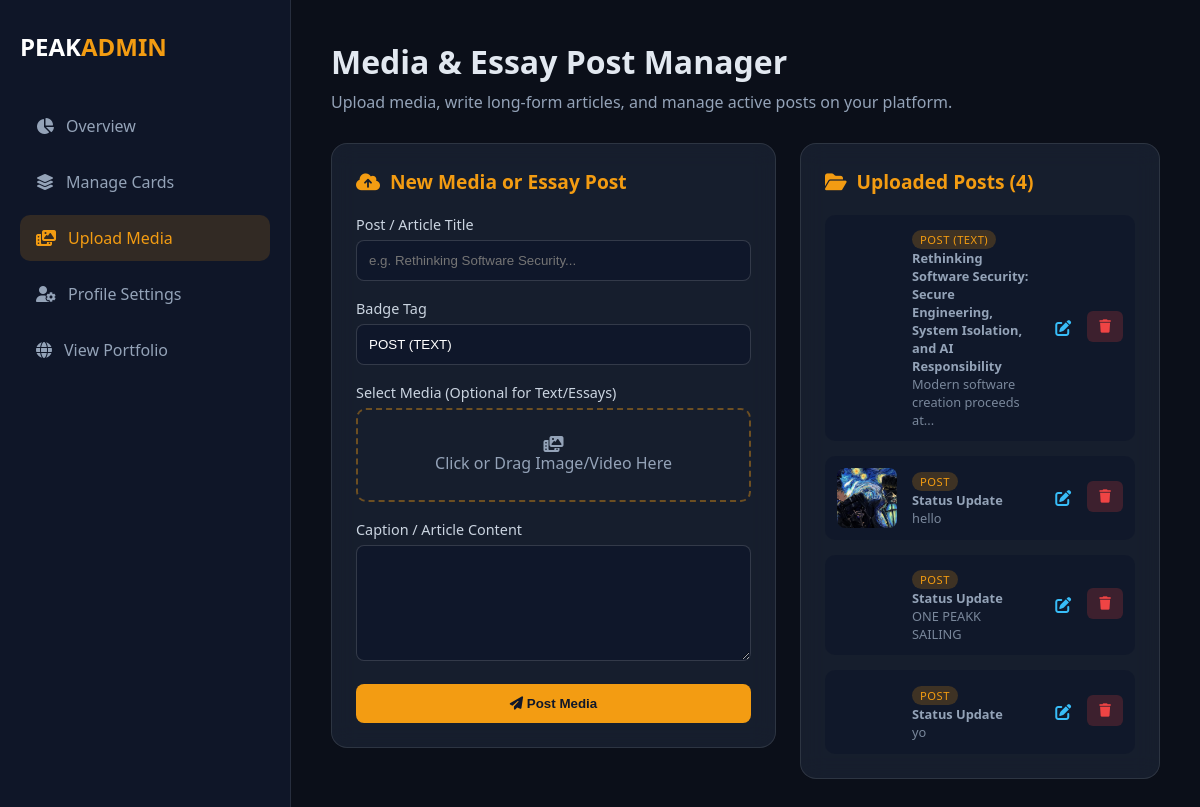
Before: /dashboard/post (signed in) with the older database file.
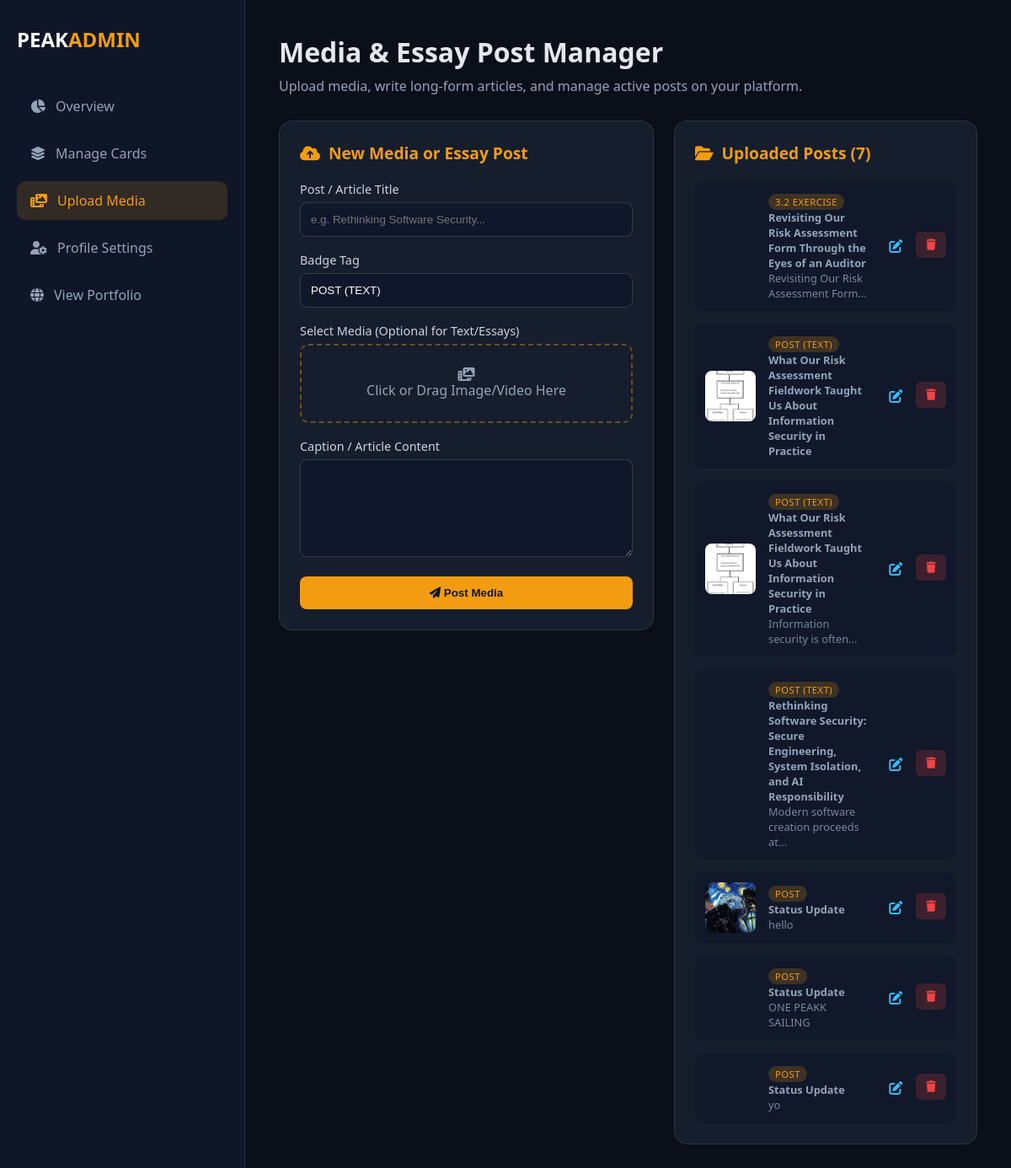
After: the same page with the newer database file.
### app.py (models this page shows)
class MediaUpload(db.Model):
    id = db.Column(db.Integer, primary_key=True)
    title = db.Column(db.String(100), nullable=True)
    caption = db.Column(db.Text, nullable=True)
    badge = db.Column(db.String(50), default="Featured")
    filename = db.Column(db.String(255), nullable=True)
    media_type = db.Column(db.String(10), nullable=True)
    created_at = db.Column(db.DateTime, default=datetime.utcnow)

### app.py (the view)
@app.route('/dashboard/post')
@login_required
def dashboard_post():
    edit_id = request.args.get('edit_id', type=int)
    edit_post = MediaUpload.query.get(edit_id) if edit_id else None
    uploads = MediaUpload.query.order_by(MediaUpload.id.desc()).all()
    return render_template('dashboard_post.html', uploads=uploads, edit_post=edit_post)

### app.py (called while the page is built)
@login_manager.user_loader
def load_user(user_id):
    return db.session.get(User, int(user_id))

### templates/dashboard_post.html (shortened to what this page needs)
<!DOCTYPE html>
<html lang="en">
<head>
    <link rel="stylesheet" href="https://cdnjs.cloudflare.com/ajax/libs/font-awesome/6.4.0/css/all.min.css">
    <link rel="stylesheet" href="{{ url_for('static', filename='css/dashboard.css') }}">
</head>
<body class="dashboard-body">
    <div class="dashboard-container">
        <aside class="dashboard-sidebar">
            <div class="brand">
                <h2>PEAK<span>ADMIN</span></h2>
            </div>
            <nav class="dash-nav">
                <a href="{{ url_for('dashboard') }}">
                    <i class="fa-solid fa-chart-pie"></i> Overview
                </a>
                <a href="{{ url_for('dashboard_cards') }}">
                    <i class="fa-solid fa-layer-group"></i> Manage Cards
                </a>
                <a href="{{ url_for('dashboard_post') }}" class="active">
                    <i class="fa-solid fa-photo-film"></i> Upload Media
                </a>
                <a href="{{ url_for('dashboard_profile_page') }}">
                    <i class="fa-solid fa-user-gear"></i> Profile Settings
                </a>
                <a href="{{ url_for('home') }}">
                    <i class="fa-solid fa-globe"></i> View Portfolio
                </a>
            </nav>
        </aside>
        <main class="dashboard-content">
            <header class="dash-header">
                <h1>Media & Essay Post Manager</h1>
                <p>Upload media, write long-form articles, and manage active posts on your platform.</p>
            </header>
            <div class="dash-grid">
                <div class="dash-card">
                    <h3>
                        <i class="fa-solid fa-cloud-arrow-up"></i>
                        {% if edit_post %}Edit Post / Essay{% else %}New Media or Essay Post{% endif %}
                    </h3>
                    <form action="{% if edit_post %}{{ url_for('update_media', upload_id=edit_post.id) }}{% else %}{{ url_for('upload_media') }}{% endif %}"
                          method="POST"
                          enctype="multipart/form-data"
                          class="dash-form">
                        <div class="form-group">
                            <label for="title">Post / Article Title</label>
                            <input type="text" id="title" name="title" class="form-control"
                                   placeholder="e.g. Rethinking Software Security..."
                                   value="{{ edit_post.title if edit_post else '' }}">
                        </div>
                        <div class="form-group">
                            <label for="badge">Badge Tag</label>
                            <input type="text" id="badge" name="badge" class="form-control"
                                   placeholder="e.g. POST (TEXT), Article, Essay"
                                   value="{{ edit_post.badge if edit_post else 'POST (TEXT)' }}">
                        </div>
                        <div class="form-group">
                            <label>Select Media (Optional for Text/Essays)</label>
                            <div class="file-upload-wrapper">
                                <div class="file-dummy">
                                    <i class="fa-solid fa-photo-film"></i>
                                    <span id="file-label">Click or Drag Image/Video Here</span>
                                </div>
                            </div>
                        </div>
                        <div class="form-group">
                            <label for="caption_editor">Caption / Article Content</label>
                            <textarea id="caption_editor" name="caption" rows="6">
                                {{ edit_post.caption if edit_post else '' }}
                            </textarea>
                        </div>
                        <div class="form-actions" style="margin-top: 15px;">
                            <button type="submit" class="btn-submit">
                                <i class="fa-solid fa-paper-plane"></i>
                                {% if edit_post %}Update Post{% else %}Post Media{% endif %}
                            </button>
                        </div>
                    </form>
                </div>
                <div class="dash-card">
                    <h3><i class="fa-solid fa-folder-open"></i> Uploaded Posts ({{ uploads|length if uploads else 0 }})</h3>
                    <div class="card-list">
                        {% if uploads %}
                            {% for item in uploads %}
                            <div class="card-item">
                                <div class="thumb-box">
                                    {% if item.filename %}
                                        {% if item.media_type == 'image' %}
                                            <img src="{{ url_for('static', filename='uploads/' + item.filename) }}" alt="Media">
                                        {% else %}
                                            <video src="{{ url_for('static', filename='uploads/' + item.filename) }}" muted></video>
                                        {% endif %}
                                    {% else %}
                                        <div style="display: flex; align-items: center; justify-content: center; height: 100%; background: #1e293b; color: #f59e0b;">
                                            <i class="fa-solid fa-file-lines" style="font-size: 1.5rem;"></i>
                                        </div>
                                    {% endif %}
                                </div>
                                <div class="card-info">
                                    <span class="badge">{{ item.badge or item.media_type|upper or 'POST' }}</span>
                                    <p><strong>{{ item.title or 'Untitled Post' }}</strong></p>
                                    <p style="font-size: 0.8rem; opacity: 0.8;">{{ item.caption|striptags|truncate(40) }}</p>
                                </div>
                                <div class="card-actions" style="display: flex; gap: 6px;">
                                    <a href="{{ url_for('dashboard_post', edit_id=item.id) }}" class="btn-edit" title="Edit Post" style="padding: 6px 10px; color: #38bdf8;">
                                        <i class="fa-solid fa-pen-to-square"></i>
                                    </a>
                                    <form action="{{ url_for('delete_media', upload_id=item.id) }}" method="POST" onsubmit="return confirm('Delete this media file?');" style="margin: 0;">
                                        <button type="submit" class="btn-delete" title="Delete Media">
                                            <i class="fa-solid fa-trash"></i>
                                        </button>
                                    </form>
                                </div>
                            </div>
                            {% endfor %}
                        {% else %}
                            <p class="empty-msg">No media uploads found. Use the form to post videos, images, or articles!</p>
                        {% endif %}
                    </div>
                </div>
            </div>
        </main>
    </div>
</body>
</html>

### static/css/dashboard.css (style rules this page uses)
body.dashboard-body { background-color: #0b0f19; color: #e2e8f0; font-family: 'Segoe UI', Tahoma, Geneva, Verdana, sans-serif; margin: 0; padding: 0; }
.dashboard-container { display: flex; min-height: 100vh; }
.dashboard-sidebar { width: 250px; background: rgba(15, 23, 42, 0.95); border-right: 1px solid rgba(255, 255, 255, 0.1); padding: 30px 20px; display: flex; flex-direction: column; }
.dashboard-sidebar .brand h2 { color: #ffffff; font-size: 1.5rem; margin: 0 0 40px 0; }
.dashboard-sidebar .brand span { color: #f39c12; }
.dash-nav a { display: flex; align-items: center; gap: 12px; color: #94a3b8; text-decoration: none; padding: 12px 16px; border-radius: 10px; margin-bottom: 10px; transition: all 0.2s ease; }
.dash-nav a:hover, .dash-nav a.active { background: rgba(243, 156, 18, 0.15); color: #f39c12; }
.dashboard-content { flex: 1; padding: 40px; overflow-y: auto; }
.dash-header { margin-bottom: 30px; }
.dash-header h1 { font-size: 2rem; margin: 0 0 8px 0; }
.dash-header p { color: #94a3b8; margin: 0; }
.dash-grid { display: grid; grid-template-columns: 1fr 1fr; gap: 30px; }
.dash-card { background: rgba(30, 41, 59, 0.6); backdrop-filter: blur(12px); border: 1px solid rgba(255, 255, 255, 0.1); border-radius: 16px; padding: 24px; }
.dash-card h3 { margin: 0 0 20px 0; font-size: 1.2rem; color: #f39c12; display: flex; align-items: center; gap: 10px; }
.dash-form .form-group { margin-bottom: 18px; }
.dash-form label { display: block; margin-bottom: 6px; font-size: 0.9rem; color: #cbd5e1; }
.dash-form input[type="text"], .dash-form textarea { width: 100%; padding: 12px; background: rgba(15, 23, 42, 0.8); border: 1px solid rgba(255, 255, 255, 0.15); border-radius: 8px; color: #ffffff; box-sizing: border-box; }
.file-upload-wrapper { position: relative; height: 90px; border: 2px dashed rgba(243, 156, 18, 0.4); border-radius: 10px; overflow: hidden; }
.file-dummy { display: flex; flex-direction: column; align-items: center; justify-content: center; height: 100%; color: #94a3b8; }
.btn-submit { width: 100%; padding: 12px; background: #f39c12; border: none; border-radius: 8px; color: #0f172a; font-weight: bold; cursor: pointer; transition: background 0.2s; }
.card-list { display: flex; flex-direction: column; gap: 15px; }
.card-item { display: flex; align-items: center; background: rgba(15, 23, 42, 0.7); padding: 12px; border-radius: 10px; gap: 15px; }
.thumb-box { width: 60px; height: 60px; border-radius: 8px; overflow: hidden; flex-shrink: 0; }
.thumb-box img { width: 100%; height: 100%; object-fit: cover; }
.card-info { flex: 1; }
.card-info .badge { font-size: 0.7rem; background: rgba(243, 156, 18, 0.2); color: #f39c12; padding: 2px 8px; border-radius: 12px; }
.card-info p { margin: 0; font-size: 0.8rem; color: #94a3b8; }
.btn-delete { background: rgba(239, 68, 68, 0.2); color: #ef4444; border: none; padding: 8px 12px; border-radius: 6px; cursor: pointer; transition: background 0.2s; }
.thumb-box video { width: 100%; height: 100%; object-fit: cover; border-radius: 8px; }
.card-info .badge { text-transform: uppercase; letter-spacing: 0.5px; }

### templates/dashboard_post.html (style rules this page uses)
.dashboard-content { overflow-x: hidden; width: 100%; box-sizing: border-box; }
.dash-grid { display: grid !important; grid-template-columns: minmax(0, 1fr) 360px !important; gap: 24px !important; align-items: start !important; width: 100% !important; }
.dash-card { min-width: 0 !important; position: relative !important; z-index: 1 !important; }

Changed rows visible on the page:
added MediaUpload: badge "3.2 EXERCISE", title "Revisiting Our Risk Assessment Form Through the Eyes of an Auditor", caption "Revisiting Our Risk Assessment Form..."
added MediaUpload: filename (picture), badge "POST (TEXT)", title "What Our Risk Assessment Fieldwork Taught Us About Information Security in Practice"
added MediaUpload: filename (picture), badge "POST (TEXT)", title "What Our Risk Assessment Fieldwork Taught Us About Information Security in Practice", caption "Information security is often..."
Other visible differences:
{{ uploads|length if uploads else 0 }}: "4" → "7"
